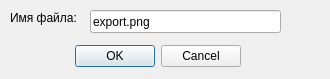
<?xml version="1.0" encoding="UTF-8"?>
<ui version="4.0">
 <class>ExportImageDialog</class>
 <widget class="QDialog" name="ExportImageDialog">
  <property name="geometry">
   <rect>
    <x>0</x>
    <y>0</y>
    <width>330</width>
    <height>79</height>
   </rect>
  </property>
  <property name="windowTitle">
   <string>Dialog</string>
  </property>
  <widget class="QDialogButtonBox" name="buttonBox">
   <property name="geometry">
    <rect>
     <x>60</x>
     <y>40</y>
     <width>181</width>
     <height>32</height>
    </rect>
   </property>
   <property name="orientation">
    <enum>Qt::Horizontal</enum>
   </property>
   <property name="standardButtons">
    <set>QDialogButtonBox::Cancel|QDialogButtonBox::Ok</set>
   </property>
  </widget>
  <widget class="QLabel" name="label">
   <property name="geometry">
    <rect>
     <x>10</x>
     <y>10</y>
     <width>81</width>
     <height>16</height>
    </rect>
   </property>
   <property name="text">
    <string>Имя файла:</string>
   </property>
  </widget>
  <widget class="QLineEdit" name="exportFileNameEdit">
   <property name="geometry">
    <rect>
     <x>90</x>
     <y>10</y>
     <width>191</width>
     <height>23</height>
    </rect>
   </property>
   <property name="text">
    <string>export.png</string>
   </property>
  </widget>
 </widget>
 <resources/>
 <connections>
  <connection>
   <sender>buttonBox</sender>
   <signal>accepted()</signal>
   <receiver>ExportImageDialog</receiver>
   <slot>accept()</slot>
   <hints>
    <hint type="sourcelabel">
     <x>248</x>
     <y>254</y>
    </hint>
    <hint type="destinationlabel">
     <x>157</x>
     <y>274</y>
    </hint>
   </hints>
  </connection>
  <connection>
   <sender>buttonBox</sender>
   <signal>rejected()</signal>
   <receiver>ExportImageDialog</receiver>
   <slot>reject()</slot>
   <hints>
    <hint type="sourcelabel">
     <x>316</x>
     <y>260</y>
    </hint>
    <hint type="destinationlabel">
     <x>286</x>
     <y>274</y>
    </hint>
   </hints>
  </connection>
 </connections>
</ui>
